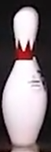
#> input picture notebook/lane_detection/intermediate_data/Template_pin_3.png, 51 x 152 px
$ jupyter execute --allow-errors Lane_detection_upper_video.ipynb
#> lines starting #> are read from the running program, lines starting #| are printed output that depends on the picture
# Detection of the upper line

[cell 1]
import numpy as np
import cv2
from pathlib import Path
from matplotlib import pyplot as plt
import pandas as pd
import math

Import video

[cell 2]
video_number = "3"
# Define the relative path to the video file
notebook_dir = Path().resolve()
project_root = notebook_dir.parent.parent
video_path = (
    project_root
    / "data"
    / f"recording_{video_number}"
    / f"Recording_{video_number}.mp4"
)
video_path = str(video_path)

# Load the video
cap = cv2.VideoCapture(video_path)

# Check
print(
    f"Opened: {cap.isOpened()}, FPS: {cap.get(cv2.CAP_PROP_FPS)}, Total Frames: {cap.get(cv2.CAP_PROP_FRAME_COUNT)}"
)

Import lines

[cell 3]
# Define the iinput path for the lines CSV file
input_lines_path = (
    project_root
    / "notebook"
    / "lane_detection"
    / "intermediate_data"
    / "lane_lines"
    / f"definitive_lines_{video_number}.csv"
)
#> (the rest of this cell did not finish here and is left out)

Import the template

[cell 4]
# Function to display an image
def showImage(image, title="Image"):
    plt.figure(figsize=(10, 6))
    plt.imshow(cv2.cvtColor(image, cv2.COLOR_BGR2RGB))
    plt.title(title)
    plt.axis("off")
    plt.show()

[cell 5]
template = cv2.imread(
    "intermediate_data/Template_pin_3.png", 0
)  # 0 for the grayscale image
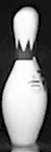
#> template: shape (152, 51); min 0, max 255, mean 126.1

template_heigth, template_width = template.shape
#> template_heigth = 152; template_width = 51

showImage(template, "Template")

## Functions

Draw line - lines on a single frame

[cell 6]
# Funzione per estendere una linea
# [16 lines left out: function extend_line, not called in this run]

[cell 7]
"""Disegna la linea sul frame"""


# [15 lines left out: function write_line_on_frame, not called in this run]

[cell 8]
# [4 lines left out: function write_lines_on_frame, not called in this run]

Extend the lines until the edges of the image

[cell 9]
# --- Helper functions ---
# [29 lines left out: function get_extended_line, not called in this run]

compute the determinant

[cell 10]
def det(a, b):
    return a[0] * b[1] - a[1] * b[0]

Get the intersection point between 2 lines

[cell 11]
# [16 lines left out: function get_intersection, not called in this run]

Cut the part of the image that is inside the triangle created by the lines

[cell 12]
# [28 lines left out: function cut_frame, not called in this run]

Extract only brown and rose colors

[cell 13]
# [35 lines left out: function extract_br_frame, not called in this run]

Get the first horizontal line where the % of black is > 98%

[cell 14]
# [43 lines left out: function get_upper_horizontal_line_first_estimate, not called in this run]

Compute euclidean distance between 2 points

[cell 15]
# --- Calculate the distance between the two intersection points ---
def euclidean_distance(p1, p2):
    return np.sqrt((p2[0] - p1[0]) ** 2 + (p2[1] - p1[1]) ** 2)

Apply template matching to detect a better line

[cell 16]
# [53 lines left out: function template_matching, not called in this run]

Calculate the angle of the line

[cell 17]
# Function to calculate the angle of a line
def calculate_angle(x1, y1, x2, y2):
    return math.degrees(math.atan2(y2 - y1, x2 - x1))

Correct the inclination of the upper line

[cell 18]
# [23 lines left out: function correct_inclination, not called in this run]

Main

[cell 19]
# [14 lines left out: function get_upper_line, not called in this run]

Generate video

[cell 20]
# Reset the video to the beginning
cap.set(cv2.CAP_PROP_POS_FRAMES, 0)

# Define the codec and create a VideoWriter object to save the modified frames
output_path = (
    project_root
    / "data"
    / f"recording_{video_number}"
    / "All_Lines_video_non_processed.mp4"
)
fourcc = cv2.VideoWriter_fourcc(*"mp4v")  # Use 'mp4v' codec for MP4 format
fps = int(cap.get(cv2.CAP_PROP_FPS))
frame_width = int(cap.get(cv2.CAP_PROP_FRAME_WIDTH))
frame_height = int(cap.get(cv2.CAP_PROP_FRAME_HEIGHT))
out = cv2.VideoWriter(str(output_path), fourcc, fps, (frame_width, frame_height))

# Loop through each frame in the video
frame_index = 0
lines_array = []
intersection_points = []
#> (the rest of this cell did not finish here and is left out)

Save the 4 points in a CSV

[cell 21]
# Create a DataFrame from the intersection_points and frame indices
columns = [
    "Frame",
    "bottom_left_x",
    "bottom_left_y",
    "bottom_right_x",
    "bottom_right_y",
    "up_left_x",
    "up_left_y",
    "up_right_x",
    "up_right_y",
]
data = []

for frame_idx, points in enumerate(intersection_points):
    if points is not None and len(points) == 4:
        bottom_left, bottom_right, up_left, up_right = points
        data.append(
            [
                frame_idx,
                bottom_left[0],
                bottom_left[1],
                bottom_right[0],
                bottom_right[1],
                up_left[0],
                up_left[1],
                up_right[0],
                up_right[1],
            ]
        )

# Create the DataFrame
intersection_df = pd.DataFrame(data, columns=columns)

# Display the DataFrame
# print(intersection_df)

output_path = (
    project_root
    / "data"
    / "auxiliary_data"
    / "lane_points"
    / f"lane_points_raw_{video_number}.csv"
)
#> (the rest of this cell did not finish here and is left out)
